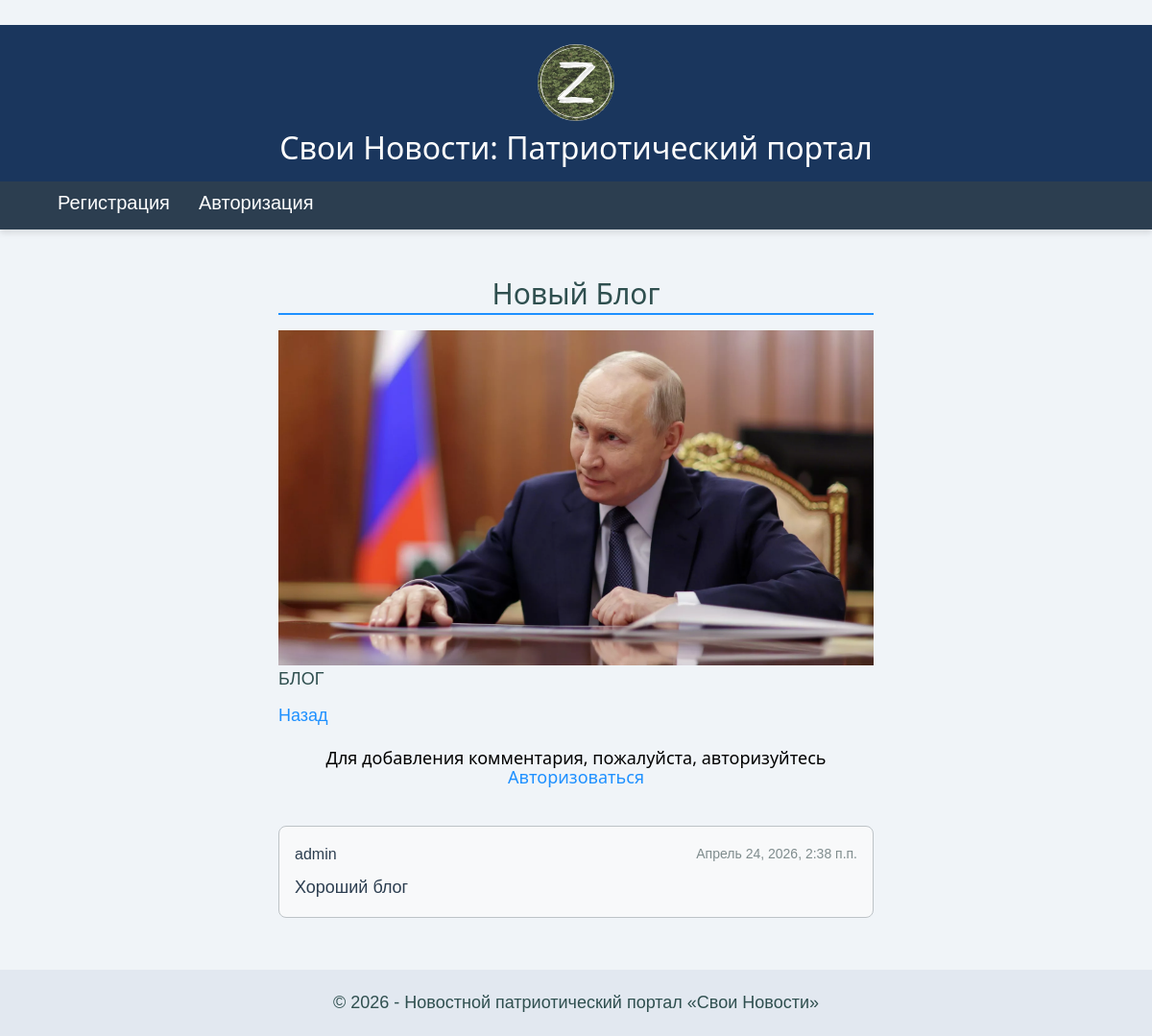
/blogpost/11/, run on the app's committed database.
### app/models.py (models this page shows, shortened)
class Blog(models.Model):
    title = models.CharField(max_length=100, unique_for_date="posted", verbose_name="Заголовок")
    description = models.TextField(verbose_name="Краткое содержание")
    content = models.TextField(verbose_name="Полное содержание")
    posted = models.DateTimeField(default = datetime.now(), db_index = True, verbose_name = "Опубликована")
    author = models.ForeignKey(User, null=True, blank=True, on_delete = models.SET_NULL, verbose_name = "Автор")
    image = models.FileField(default = "temp.jpg", verbose_name = "Путь к картинке")
    class Meta:
        db_table = "Posts"
        ordering = ["-posted"]
        verbose_name = "Статья блога"
        verbose_name_plural = "Статьи блога"

class Comment(models.Model):
    text = models.TextField(verbose_name="Текст комментария")
    date = models.DateTimeField(default = datetime.now(), db_index = True, verbose_name = "Опубликовано")
    author = models.ForeignKey(User, null=True, blank=True, on_delete = models.SET_NULL, verbose_name = "Автор")
    post = models.ForeignKey(Blog, on_delete=models.CASCADE, verbose_name="Статья комментария")
    class Meta:
        db_table = "Comments"
        ordering = ["-date"]
        verbose_name = "Комментарий"
        verbose_name_plural = "Комментарии"

### app/views.py (the view)
# urls.py: path('blogpost/<int:parametr>/', views.blogpost, name='blogpost'),
def blogpost(request, parametr):
    assert isinstance(request, HttpRequest)
    post = Blog.objects.get(id=parametr)
    comments = Comment.objects.filter(post=parametr)
    if request.method == "POST":
        form = CommentForm(request.POST)
        if form.is_valid():
            comment_f = form.save(commit=False)
            comment_f.author = request.user
            comment_f.date = datetime.now()
            comment_f.post = Blog.objects.get(id=parametr)
            comment_f.save()
            return redirect('blogpost', parametr=post.id)
    else:
        form = CommentForm()
    return render(
        request,
        'app/blogpost.html',
        {
        'post': post,
        'year': datetime.now().year,
        'comments': comments,
        'form': form,
        }
    )

### app/templates/app/blogpost.html
﻿{% extends "app/layout.html" %}
{% block content %}
<h2 class="post-title"> {{post.title}} </h2>
{% if post.image and post.image != '/media/temp.jpg' %}
<img src="{{ post.image.url }}" class="kartinko"/>
{% endif %}
<p class="post-content"> {{post.content|linebreaksbr}} </p>
<p>
    <a href="{% url 'blogs' %}" class="go-back">
        Назад
    </a>
</p>
{% if user.is_authenticated %}
<h3>Добавить комментарий</h3>
<form method="POST">
    {% csrf_token %}
    <div class="comment-form-group">
        {{form.as_p}}
        <button type="submit" class="save btn btn-default">
            Отправить комментарий
        </button>
    </div>
</form>
{% else %}
<h3 class="auth-notice">
    Для добавления комментария, пожалуйста, авторизуйтесь
    <a href="{% url 'login' %}" class="login">
        Авторизоваться
    </a>
</h3>
{% endif %}
<div class="comments-list">
    {% for comment in comments %}
    <div class="comment-item">
        <div class="comment-header">
            <span class="comment-author">{{comment.author}}</span>
            <span class="comment-date">{{comment.date}}</span>
        </div>
        <div class="comment-body">
            <p class="comment-text">
                {{comment.text|linebreaksbr}}
            </p>
        </div>
    </div>
    {% endfor %}
</div>
{% endblock %}

### app/static/app/content/site.css (style rules this page uses)
﻿html, body { height: 100%; margin: 0; padding: 0; }
body { background-color: #f0f4f8; color: #333333; font-family: Arial; font-size: 16px; line-height: 1.6; min-height: 100vh; display: flex; flex-direction: column; }
a { color: dodgerblue; text-decoration: none; transition: color 0.2s ease; }
.read-more, .go-back { color: dodgerblue; font-weight: 500; }
p { font-size: 18px; line-height: 1.6; color: darkslategray; }
.post-content { max-width: 750px; text-align: justify; }
h1, h2, h3, h4, h5, h6 { font-family: 'Segoe UI', Tahoma, Geneva, Verdana, sans-serif; }
h2.page-title, h2 { color: darkslategray; border-bottom: 2px solid dodgerblue; padding-bottom: 4px; margin-bottom: 16px; text-align: center; }
.auth-notice { color: black; font-size: 18px; margin-top: 20px; text-align: center; }
.comments-list { margin-top: 40px; }
.comment-item { margin-bottom: 24px; padding: 16px; border: 1px solid #bdc3c7; border-radius: 8px; background-color: #f8f9fa; }
.comment-header { display: flex; justify-content: space-between; align-items: center; margin-bottom: 8px; }
.comment-author { font-weight: 500; color: #2c3e50; }
.comment-date { font-size: 14px; color: #7f8c8d; }
.comment-text { margin: 0; font-size: 18px; line-height: 1.6; color: #2c3e50; }
.comment-text { text-align: justify; }
.kartinko { display: block; margin: 0 auto; max-width: 100%; height: auto; }

### data on the page
Blog: title "Новый Блог", image (picture), content "БЛОГ"
Comment: author "admin", date "Апрель 24, 2026, 2:38 п.п.", text "Хороший блог"
